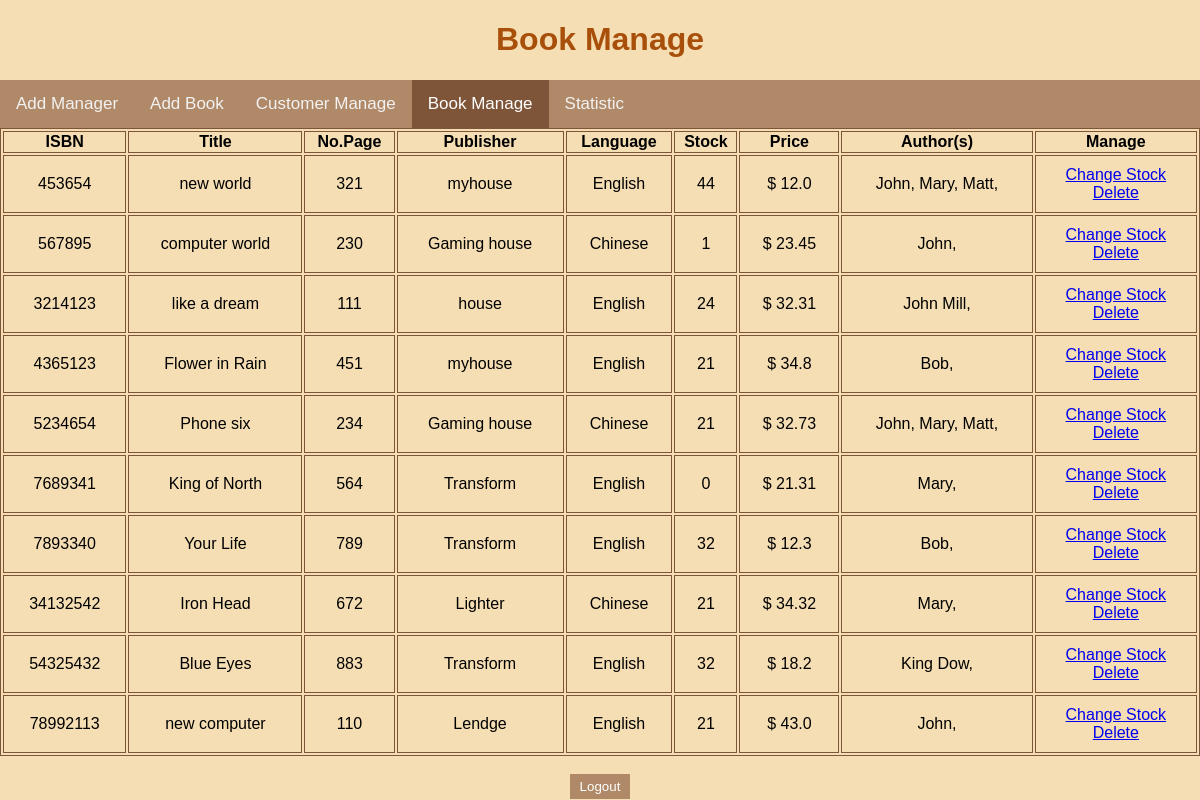
/bookMana, run on an earlier commit of the app's database.
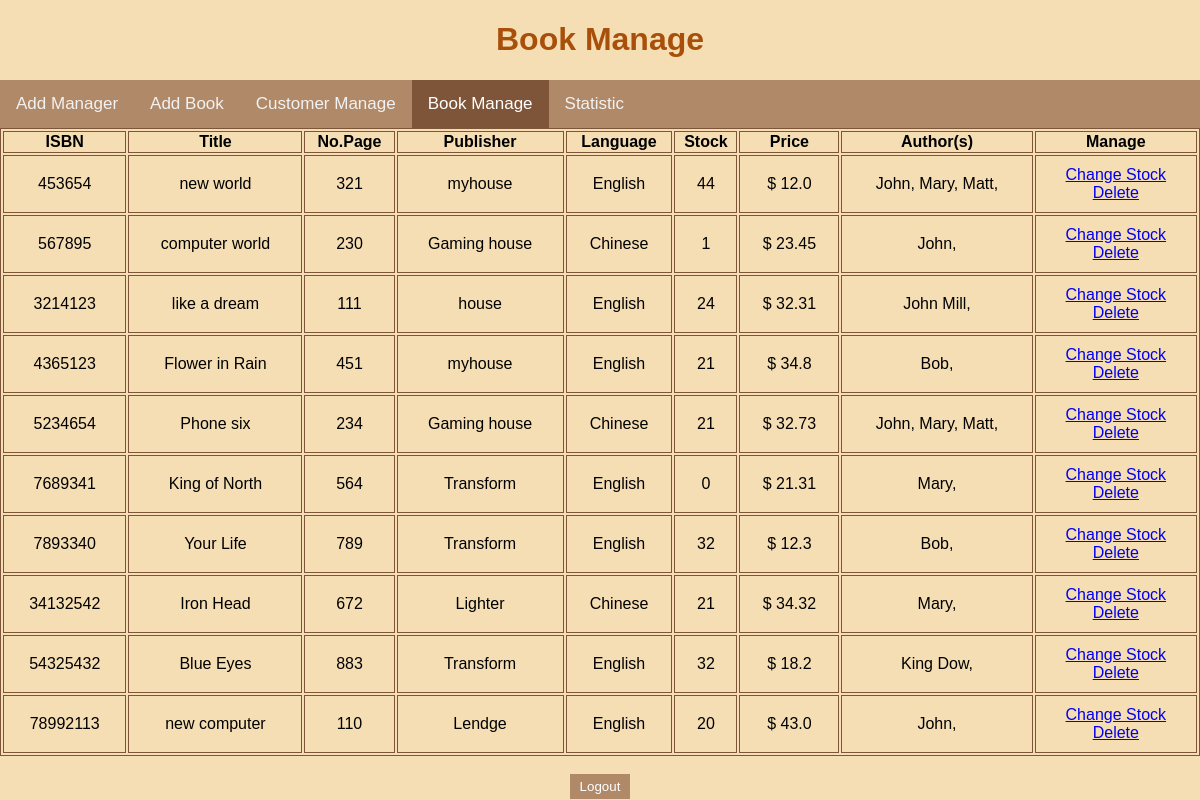
And on a later commit of the database.
### app.py (models this page shows)
class Book(db.Model):
    ISBN = db.Column(db.Integer,nullable=False,primary_key=True)
    title = db.Column(db.String(30),nullable=False)
    page = db.Column(db.Integer)
    date = db.Column(db.DateTime,nullable=False, default=datetime.utcnow)
    publisher = db.Column(db.String(30), nullable=False)
    language = db.Column(db.String(30),nullable=False,default="English")
    stock = db.Column(db.Integer,nullable=False)
    price = db.Column(db.Float,nullable=False)

### app.py (the view)
@app.route('/bookMana')
def bookMana():
    authors=Author.query.all()
    books=Book.query.all()
    return render_template('bookManage.html',allbook=books,allAuthors=authors)

### templates/bookManage.html (shortened to what this page needs)
{% extends "base.html" %}
{% block body %}
<h1 id="top">Book Manage</h1>
<div class="topnav">
    <a href="/managerAdd">Add Manager</a>
    <a href="/bookAdd">Add Book</a>
    <a href="/customerMana">Customer Manage</a>
    <a class="active" href="/bookMana">Book Manage</a>
    <a href="/stat">Statistic</a>
</div>
<div class=content>
<table class=users>
    <tr>
        <th>ISBN</th>
        <th>Title</th>
        <th>No.Page</th>
        <th>Publisher</th>
        <th>Language</th>
        <th>Stock</th>
        <th>Price</th>
        <th>Author(s)</th>
        <th>Manage</th>
    </tr>
    {% for book in allbook %}
        <tr>
            <td>{{ book.ISBN }}</td>
            <td>{{ book.title }}</td>
            <td>{{ book.page }}</td>
            <td>{{ book.publisher }}</td>
            <td>{{ book.language }}</td>
            <td>{{ book.stock }}</td>
            <td>&#36 {{ book.price }}</td>
            <td>{% for author in allAuthors %}
                    {%if author.ISBN==book.ISBN%}
                        {{author.name}},
                    {%endif%}
                {%endfor%}
            </td>
            <td>
                <a href="/updateb/{{book.ISBN}}">Change Stock</a><br>
                <a href="/deleteb/{{book.ISBN}}">Delete</a>
            </td>
        </tr>
    {% endfor %}
</table>
</div>
<br>
<div class="toIndex"><form action='/' ><input class="button" type="submit" value="Logout"></form></div>
{% endblock %}

What changed in the data, as far as the page shows it:
changed Book "new computer": stock "21" → "20"
